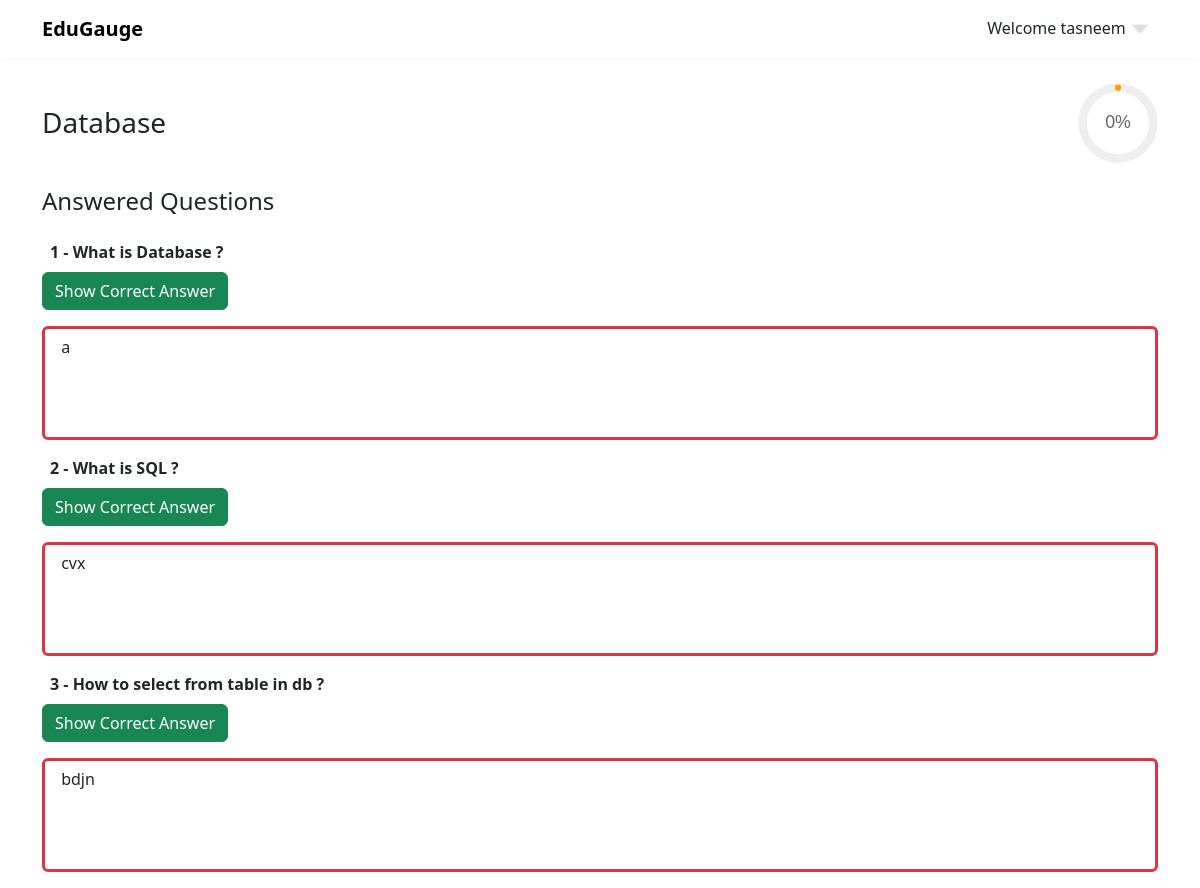
Screenshot of /course/1 (signed in) with the database file from the repository.
### app.py (models this page shows)
class Course(db.Model):
    id = db.Column(db.Integer, primary_key=True, autoincrement=True)
    name = db.Column(db.String(255), unique=True, nullable=False)
    doctor_id = db.Column(db.Integer, db.ForeignKey('doctor.id'))
    questions = db.relationship('Questions', backref='courses', lazy=True)
    scores = db.relationship('Score', backref='courses', lazy=True)

class Score(db.Model):
    sore = db.Column(db.Integer, nullable=False)
    student_id = db.Column(db.Integer, db.ForeignKey('student.id'), primary_key=True,nullable=False)
    course_id = db.Column(db.Integer, db.ForeignKey('course.id'),primary_key=True, nullable=False )

class Questions(db.Model):
    id = db.Column(db.Integer, primary_key=True, autoincrement=True)
    question = db.Column(db.String(255), nullable=False)
    answer = db.Column(db.String(255), nullable=False)
    course_id = db.Column(db.Integer, db.ForeignKey('course.id'), nullable=False)
    answer_id = db.relationship('StudentAnswers', backref='questions', lazy=True)

class StudentAnswers(db.Model):
    id = db.Column(db.Integer, primary_key=True, autoincrement=True)
    answer_text = db.Column(db.String(255), nullable=False)
    question_id = db.Column(db.Integer, db.ForeignKey('questions.id'), nullable=False )
    student_id = db.Column(db.Integer, db.ForeignKey('student.id'),nullable=False)
    result = db.Column(db.String(6), nullable=False)

### app.py (the view)
@myapp.route('/course/<int:course_id>', methods=['GET','POST'])
def course_details(course_id):
    unanswered_questions.clear()
    answered_questions = []
    answers = []
    combined_data = None
    course = Course.query.get(course_id)
    if course:
        questions = Questions.query.filter(Questions.course_id==course.id)
        for question in questions:
            existing_answer = StudentAnswers.query.filter( StudentAnswers.question_id==question.id, StudentAnswers.student_id == session['user_id'] ).first()
            if existing_answer is None:
                unanswered_questions.append(question)
            else:
                answers.append(existing_answer)
                answered_questions.append(question)
    if answers and answered_questions:
        combined_data = zip(answered_questions, answers)
    with myapp.app_context():
        stu_score = Score.query.filter_by( student_id = session['user_id'] , course_id = course_id ).first()
    if course:
        return render_template('student/course-details.html',course=course , unanswered_questions = unanswered_questions , combined_data = combined_data , score = stu_score)
    else:
        return ('Error 404 Course Not Found')

### templates/student/course-details.html (shortened to what this page needs)
{% extends 'base.html' %}
{% block link %}
<link rel="stylesheet" href="{{ url_for('static' , filename='css/student.css') }}">
{% endblock %}
{% block body %}
    {% if course %}
    <div class="container">
        <div class="d-flex justify-content-between align-items-center">
            <h3 class="mt-5 mb-5">{{course.name}}</h3>
            {% if score %}
                <div class="single-chart">
                    <svg viewBox="0 0 36 36" class="circular-chart orange">
                        <path class="circle-bg" d="M18 2.0845
                                                                                  a 15.9155 15.9155 0 0 1 0 31.831
                                                                                  a 15.9155 15.9155 0 0 1 0 -31.831" />
                        <path class="circle" stroke-dasharray="{{score.sore}}, 100" d="M18 2.0845
                                                                                  a 15.9155 15.9155 0 0 1 0 31.831
                                                                                  a 15.9155 15.9155 0 0 1 0 -31.831" />
                        <text x="18" y="20.35" class="percentage">{{score.sore}}%</text>
                    </svg>
                </div>
            {% endif %}
        </div>
        {% if combined_data %}
        <h4 class="mb-4 ans-click">
            Answered Questions
        </h4>
        <div class="answered">
                {% for question,answer in combined_data %}
                <label for="question_{{loop.index}}" class="mb-2 ps-2" for="">
                    <strong> {{loop.index}} - {{question.question}}</strong>
                </label>
                <div class="position-relative">
                    {% if answer.result == "false" %}
                    <button class="btn btn-success mb-3 show-ans"> Show Correct Answer </button>
                    {% endif %}
                    <textarea class="form-control mb-3 {{answer.result}}" name="question_{{loop.index}}" id="question_{{loop.index}}"
                        cols="30" rows="4" placeholder="Enter Answer" readonly> {{answer.answer_text }} </textarea>
                </div>
                {% endfor %}
        </div>
        {% endif %}
    </div>
    {% endif %}
{% endblock %}

### static/css/layout.css (style rules this page uses)
* { box-sizing: border-box; }
:root { --white-color: #FFFFFF; --primary-color: #f44749; --secondary-color: #f3af24; --section-bg-color: #F9F9F9; --dark-color: #000000; --title-color: #565758; --news-title-color: #292828; --p-color: #717275; --border-color: #eaeaea; --body-font-family: 'Montserrat', sans-serif; }
body { background: var(--white-color); font-family: var(--body-font-family); position: relative; }

### static/css/student.css (style rules this page uses)
textarea { resize: none; }
textarea.false { border: 3px solid rgb(220,53,69); }
.single-chart { width: 80px; }
.circular-chart { display: block; margin: 10px auto; max-width: 100%; max-height: 250px; }
.percentage { fill: #666; font-family: sans-serif; font-size: 0.5em; text-anchor: middle; }

### rows the page displays
Course: name "Database"
Score: sore "0"
Questions: question "What is Database ?", result "a"
Questions: question "What is SQL ?", result "cvx"
Questions: question "How to select from table in db ?", result "bdjn"

### other values shown
{{ session['user_name'] }} "tasneem"
